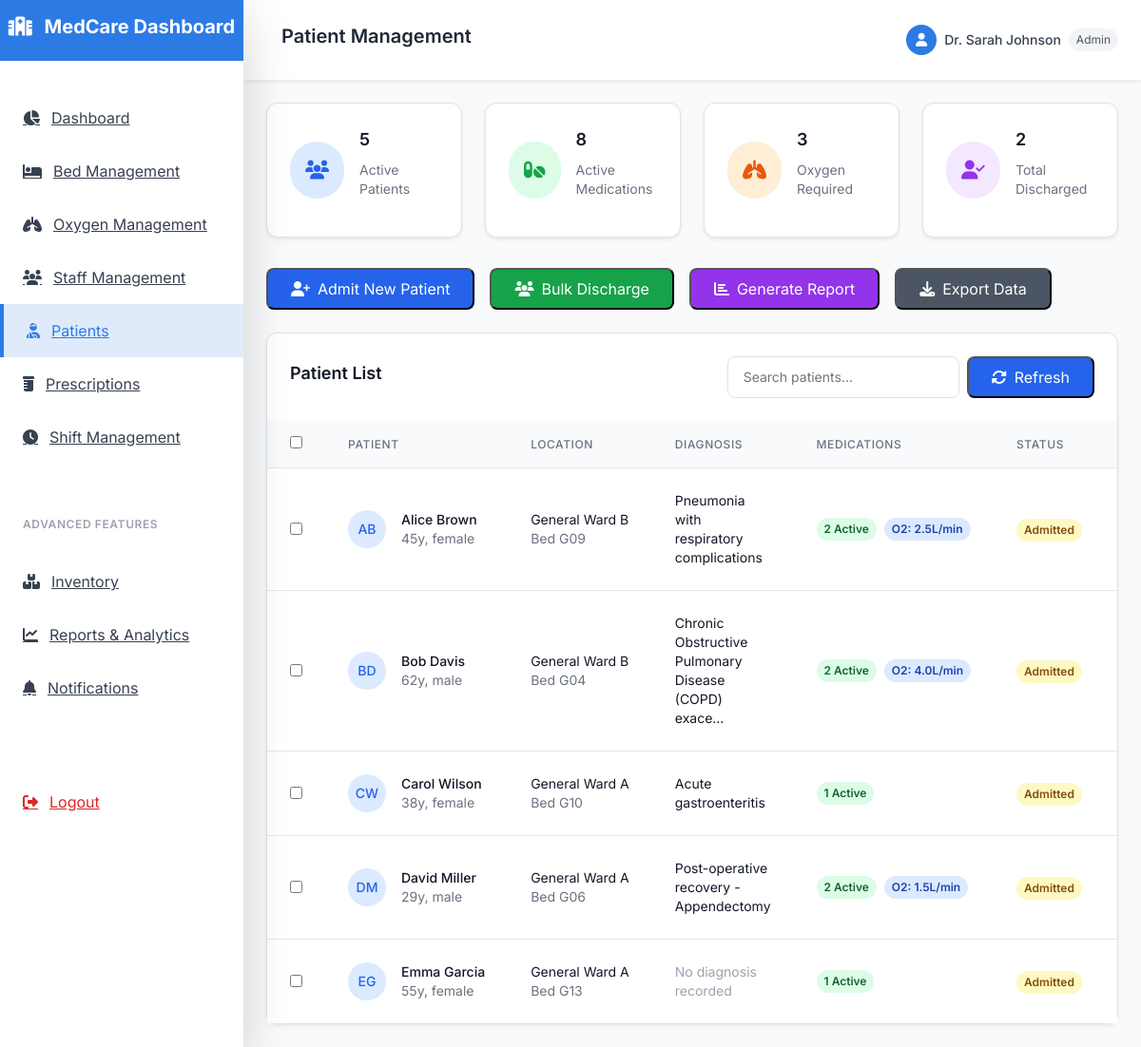
/admin/patients (signed in), run on the app's committed database.
### models.py (models this page shows)
class Patient(db.Model):
    id = db.Column(db.Integer, primary_key=True)
    name = db.Column(db.String(100), nullable=False)
    age = db.Column(db.Integer, nullable=False, index=True)
    gender = db.Column(db.String(10), nullable=False, index=True)
    phone = db.Column(db.String(20), nullable=True)
    address = db.Column(db.Text, nullable=True)
    emergency_contact = db.Column(db.String(100), nullable=True)
    blood_group = db.Column(db.String(5), nullable=True)
    allergies = db.Column(db.Text, nullable=True)
    medical_history = db.Column(db.Text, nullable=True)
    admitted_on = db.Column(db.DateTime, default=lambda: datetime.now(timezone.utc), index=True)
    discharged_on = db.Column(db.DateTime, nullable=True, index=True)
    oxygen_required = db.Column(db.Boolean, default=False, index=True)
    oxygen_flow_rate = db.Column(db.Float, nullable=True)
    beds = db.relationship('Bed', backref='patient', lazy=True)
    user_account = db.relationship('User', backref='patient_record', lazy=True)

class Ward(db.Model):
    id = db.Column(db.Integer, primary_key=True)
    name = db.Column(db.String(100), nullable=False)
    type = db.Column(db.String(50), nullable=False)  # 'general', 'icu', 'emergency', etc.
    beds = db.relationship('Bed', backref='ward', lazy=True)

class Bed(db.Model):
    id = db.Column(db.Integer, primary_key=True)
    ward_id = db.Column(db.Integer, db.ForeignKey('ward.id'), nullable=False, index=True)
    bed_number = db.Column(db.String(20), nullable=False, index=True)
    status = db.Column(db.String(20), default='empty', index=True)  # 'empty', 'occupied', 'reserved', 'cleaning', 'maintenance'
    patient_id = db.Column(db.Integer, db.ForeignKey('patient.id'), nullable=True, index=True)
    notes = db.Column(db.Text, nullable=True)
    updated_at = db.Column(db.DateTime, default=lambda: datetime.now(timezone.utc), onupdate=lambda: datetime.now(timezone.utc), index=True)

class MedicalRecord(db.Model):
    id = db.Column(db.Integer, primary_key=True)
    patient_id = db.Column(db.Integer, db.ForeignKey('patient.id'), nullable=False, index=True)
    doctor_name = db.Column(db.String(100), nullable=False)
    diagnosis = db.Column(db.Text, nullable=False)
    treatment = db.Column(db.Text, nullable=False)
    medications = db.Column(db.Text, nullable=True)
    notes = db.Column(db.Text, nullable=True)
    status = db.Column(db.String(20), default='active', index=True)  # 'active', 'completed', 'cancelled'
    discharge_date = db.Column(db.DateTime, nullable=True)
    discharge_summary = db.Column(db.Text, nullable=True)
    created_at = db.Column(db.DateTime, default=lambda: datetime.now(timezone.utc), index=True)
    updated_at = db.Column(db.DateTime, default=lambda: datetime.now(timezone.utc), onupdate=lambda: datetime.now(timezone.utc), index=True)
    patient = db.relationship('Patient', backref='medical_records', lazy=True)

### app.py (the view)
@app.route('/admin/patients')
def admin_patients():
    if 'user_id' not in session or session['user_role'] != 'admin':
        return redirect(url_for('login'))
    patients = Patient.query.filter(Patient.discharged_on.is_(None)).all()
    patient_details = []
    for patient in patients:
        current_bed = Bed.query.filter_by(patient_id=patient.id, status='occupied').first()
        ward_name = current_bed.ward.name if current_bed else 'Not Assigned'
        bed_number = current_bed.bed_number if current_bed else 'N/A'
        latest_record = MedicalRecord.query.filter_by(patient_id=patient.id).order_by(MedicalRecord.created_at.desc()).first()
        active_medications = Medication.query.filter_by(patient_id=patient.id, status='active').all()
        patient_info = {
            'patient': patient,
            'ward_name': ward_name,
            'bed_number': bed_number,
            'latest_record': latest_record,
            'active_medications': active_medications,
            'medication_count': len(active_medications)
        }
        patient_details.append(patient_info)
    discharged_patients = Patient.query.filter(Patient.discharged_on.isnot(None)).all()
    patient_stats = {
        'total_active': len(patient_details),
        'total_discharged': len(discharged_patients),
        'oxygen_required': len([p for p in patient_details if p['patient'].oxygen_required]),
        'total_medications': sum([p['medication_count'] for p in patient_details])
    }
    return render_template('admin/patients.html',
                         patient_details=patient_details,
                         discharged_patients=discharged_patients,
                         patient_stats=patient_stats)

### templates/admin/patients.html (shortened to what this page needs)
{% extends "base.html" %}
{% block page_title %}Patient Management{% endblock %}
{% block dashboard_content %}
<div class="grid grid-cols-1 md:grid-cols-4 gap-6 mb-8">
    <div class="bg-white rounded-xl shadow-sm border border-gray-200 p-6">
        <div class="flex items-center">
            <div class="p-3 rounded-full bg-blue-100 text-blue-600">
                <i class="fas fa-users text-xl"></i>
            </div>
            <div class="ml-4">
                <h3 class="text-lg font-semibold text-gray-900">{{ patient_details|length }}</h3>
                <p class="text-sm text-gray-500">Active Patients</p>
            </div>
        </div>
    </div>
    <div class="bg-white rounded-xl shadow-sm border border-gray-200 p-6">
        <div class="flex items-center">
            <div class="p-3 rounded-full bg-green-100 text-green-600">
                <i class="fas fa-pills text-xl"></i>
            </div>
            <div class="ml-4">
                <h3 class="text-lg font-semibold text-gray-900">{{ patient_stats.total_medications }}</h3>
                <p class="text-sm text-gray-500">Active Medications</p>
            </div>
        </div>
    </div>
    <div class="bg-white rounded-xl shadow-sm border border-gray-200 p-6">
        <div class="flex items-center">
            <div class="p-3 rounded-full bg-orange-100 text-orange-600">
                <i class="fas fa-lungs text-xl"></i>
            </div>
            <div class="ml-4">
                <h3 class="text-lg font-semibold text-gray-900">{{ patient_stats.oxygen_required }}</h3>
                <p class="text-sm text-gray-500">Oxygen Required</p>
            </div>
        </div>
    </div>
    <div class="bg-white rounded-xl shadow-sm border border-gray-200 p-6">
        <div class="flex items-center">
            <div class="p-3 rounded-full bg-purple-100 text-purple-600">
                <i class="fas fa-user-check text-xl"></i>
            </div>
            <div class="ml-4">
                <h3 class="text-lg font-semibold text-gray-900">{{ patient_stats.total_discharged }}</h3>
                <p class="text-sm text-gray-500">Total Discharged</p>
            </div>
        </div>
    </div>
</div>
<div class="mb-6 flex flex-wrap gap-3">
    <button onclick="admitNewPatient()" class="px-4 py-2 bg-blue-600 text-white rounded-lg hover:bg-blue-700 transition-colors">
        <i class="fas fa-user-plus mr-2"></i>Admit New Patient
    </button>
    <button onclick="bulkDischarge()" class="px-4 py-2 bg-green-600 text-white rounded-lg hover:bg-green-700 transition-colors">
        <i class="fas fa-users mr-2"></i>Bulk Discharge
    </button>
    <button onclick="generateReport()" class="px-4 py-2 bg-purple-600 text-white rounded-lg hover:bg-purple-700 transition-colors">
        <i class="fas fa-chart-bar mr-2"></i>Generate Report
    </button>
    <button onclick="exportPatients()" class="px-4 py-2 bg-gray-600 text-white rounded-lg hover:bg-gray-700 transition-colors">
        <i class="fas fa-download mr-2"></i>Export Data
    </button>
</div>
<div class="bg-white rounded-xl shadow-sm border border-gray-200">
    <div class="px-6 py-4 border-b border-gray-200">
        <div class="flex items-center justify-between">
            <h3 class="text-lg font-semibold text-gray-900">Patient List</h3>
            <div class="flex space-x-2">
                <input type="text" id="searchInput" placeholder="Search patients..."
                       class="px-3 py-2 border border-gray-300 rounded-lg text-sm focus:outline-none focus:ring-2 focus:ring-blue-500">
                <button onclick="refreshPatients()" class="px-4 py-2 bg-blue-600 text-white rounded-lg hover:bg-blue-700 transition-colors">
                    <i class="fas fa-sync-alt mr-2"></i>Refresh
                </button>
            </div>
        </div>
    </div>
    <div class="overflow-x-auto">
        <table class="min-w-full divide-y divide-gray-200">
            <thead class="bg-gray-50">
                <tr>
                    <th class="px-6 py-3 text-left text-xs font-medium text-gray-500 uppercase tracking-wider">
                        <input type="checkbox" id="selectAll" class="rounded border-gray-300">
                    </th>
                    <th class="px-6 py-3 text-left text-xs font-medium text-gray-500 uppercase tracking-wider">Patient</th>
                    <th class="px-6 py-3 text-left text-xs font-medium text-gray-500 uppercase tracking-wider">Location</th>
                    <th class="px-6 py-3 text-left text-xs font-medium text-gray-500 uppercase tracking-wider">Diagnosis</th>
                    <th class="px-6 py-3 text-left text-xs font-medium text-gray-500 uppercase tracking-wider">Medications</th>
                    <th class="px-6 py-3 text-left text-xs font-medium text-gray-500 uppercase tracking-wider">Status</th>
                    <th class="px-6 py-3 text-left text-xs font-medium text-gray-500 uppercase tracking-wider">Actions</th>
                </tr>
            </thead>
            <tbody class="bg-white divide-y divide-gray-200" id="patientsTable">
                {% for patient_info in patient_details %}
                <tr class="hover:bg-gray-50 patient-row">
                    <td class="px-6 py-4 whitespace-nowrap">
                        <input type="checkbox" class="patient-checkbox rounded border-gray-300" value="{{ patient_info.patient.id }}">
                    </td>
                    <td class="px-6 py-4 whitespace-nowrap">
                        <div class="flex items-center">
                            <div class="flex-shrink-0 h-10 w-10">
                                <div class="h-10 w-10 rounded-full bg-blue-100 flex items-center justify-center">
                                    <span class="text-sm font-medium text-blue-600">
                                        {{ patient_info.patient.name[0] }}{{ patient_info.patient.name.split()[1][0] if patient_info.patient.name.split()|length > 1 else '' }}
                                    </span>
                                </div>
                            </div>
                            <div class="ml-4">
                                <div class="text-sm font-medium text-gray-900 patient-name">{{ patient_info.patient.name }}</div>
                                <div class="text-sm text-gray-500">{{ patient_info.patient.age }}y, {{ patient_info.patient.gender }}</div>
                            </div>
                        </div>
                    </td>
                    <td class="px-6 py-4 whitespace-nowrap">
                        <div class="text-sm text-gray-900">{{ patient_info.ward_name }}</div>
                        <div class="text-sm text-gray-500">Bed {{ patient_info.bed_number }}</div>
                    </td>
                    <td class="px-6 py-4">
                        <div class="text-sm text-gray-900">
                            {% if patient_info.latest_record %}
                                {{ patient_info.latest_record.diagnosis[:50] }}{% if patient_info.latest_record.diagnosis|length > 50 %}...{% endif %}
                            {% else %}
                                <span class="text-gray-400">No diagnosis recorded</span>
                            {% endif %}
                        </div>
                    </td>
                    <td class="px-6 py-4 whitespace-nowrap">
                        <div class="flex items-center">
                            <span class="inline-flex px-2 py-1 text-xs font-semibold rounded-full bg-green-100 text-green-800">
                                {{ patient_info.medication_count }} Active
                            </span>
                            {% if patient_info.patient.oxygen_required %}
                            <span class="ml-2 inline-flex px-2 py-1 text-xs font-semibold rounded-full bg-blue-100 text-blue-800">
                                O2: {{ patient_info.patient.oxygen_flow_rate }}L/min
                            </span>
                            {% endif %}
                        </div>
                    </td>
                    <td class="px-6 py-4 whitespace-nowrap">
                        <span class="inline-flex px-2 py-1 text-xs font-semibold rounded-full bg-yellow-100 text-yellow-800">
                            Admitted
                        </span>
                    </td>
                    <td class="px-6 py-4 whitespace-nowrap text-sm font-medium">
                    </td>
                </tr>
                {% endfor %}
            </tbody>
        </table>
    </div>
</div>
{% endblock %}

### static/css/custom.css (style rules this page uses)
:root { --hospital-blue: #2C7BE5; --success-green: #48C774; --warning-yellow: #FFDD57; --alert-red: #F14668; --bg-light: #F8FAFC; --text-dark: #222B45; }

### templates/base.html (style rules this page uses)
body { font-family: 'Inter', sans-serif; }

### data on the page
Patient: patient "A", patient.name.split|length "B", patient.name "Alice Brown", patient.age "45", patient.gender "female", patient.oxygen_flow_rate "2.5"
Ward: ward_name "General Ward B" "General Ward B"
Bed: bed_number "G09"
MedicalRecord: latest_record "Pneumonia with respiratory complications"
Patient: patient "B", patient.name.split|length "D", patient.name "Bob Davis", patient.age "62", patient.gender "male", patient.oxygen_flow_rate "4.0"
Bed: bed_number "G04"
MedicalRecord: latest_record "Chronic Obstructive Pulmonary Disease (COPD) exace"
Patient: patient "C", patient.name.split|length "W", patient.name "Carol Wilson", patient.age "38", patient.gender "female"
Ward: ward_name "General Ward A" "General Ward A" "General Ward A"
Bed: bed_number "G10"
MedicalRecord: latest_record "Acute gastroenteritis"
Patient: patient "D", patient.name.split|length "M", patient.name "David Miller", patient.age "29", patient.gender "male", patient.oxygen_flow_rate "1.5"
Bed: bed_number "G06"
MedicalRecord: latest_record "Post-operative recovery - Appendectomy"
Patient: patient "E", patient.name.split|length "G", patient.name "Emma Garcia", patient.age "55", patient.gender "female"
Bed: bed_number "G13"

### other printed values
{{ session.user_name }} "Dr. Sarah Johnson"
{{ session.user_role.title() }} "Admin"
{{ patient_details|length }} "5"
{{ patient_stats.total_medications }} "8"
{{ patient_stats.oxygen_required }} "3"
{{ patient_stats.total_discharged }} "2"
{{ patient_info.medication_count }} "2" "2" "1" "2" "1"
